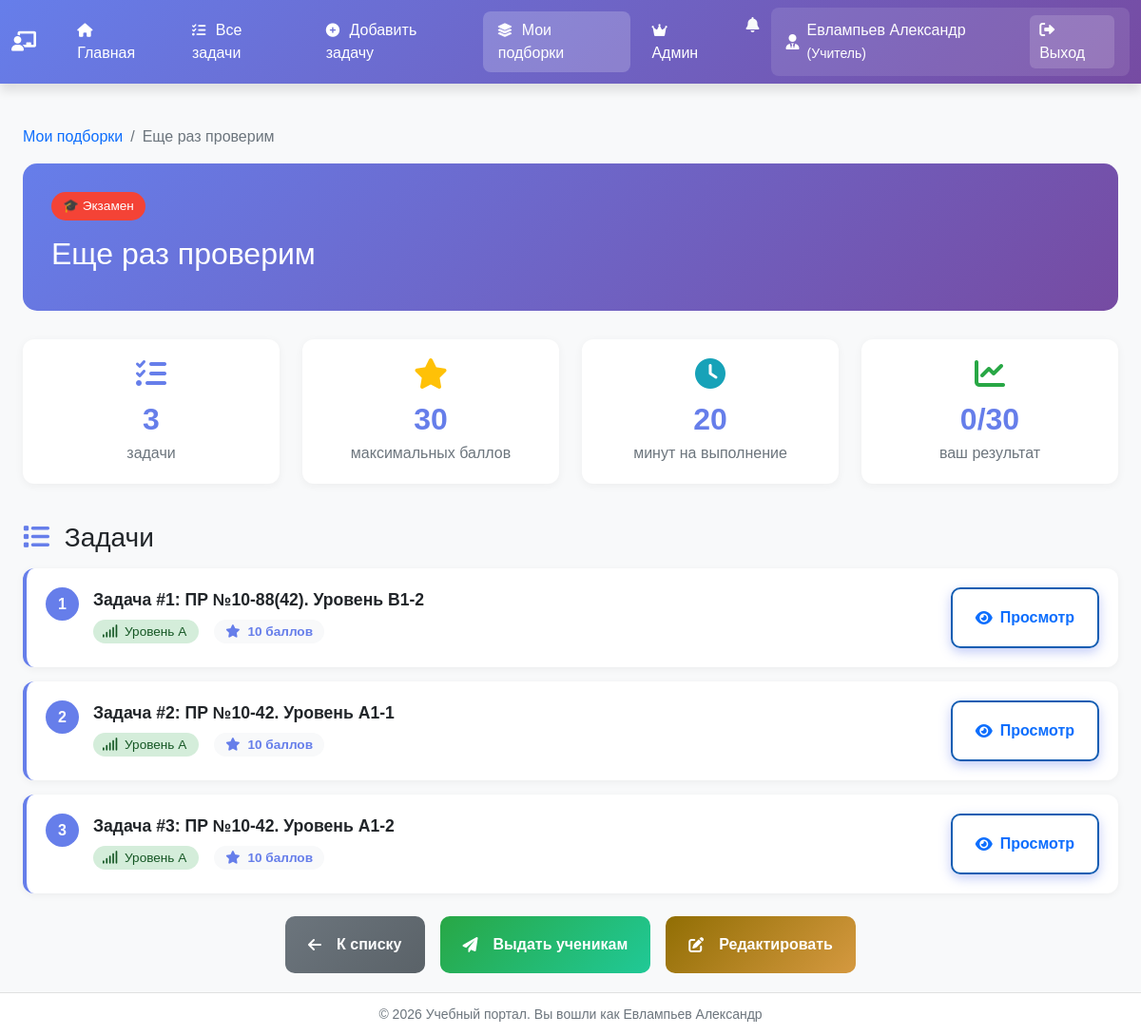
The page /tasks/collections/19/ (signed in) on the database as committed earlier.
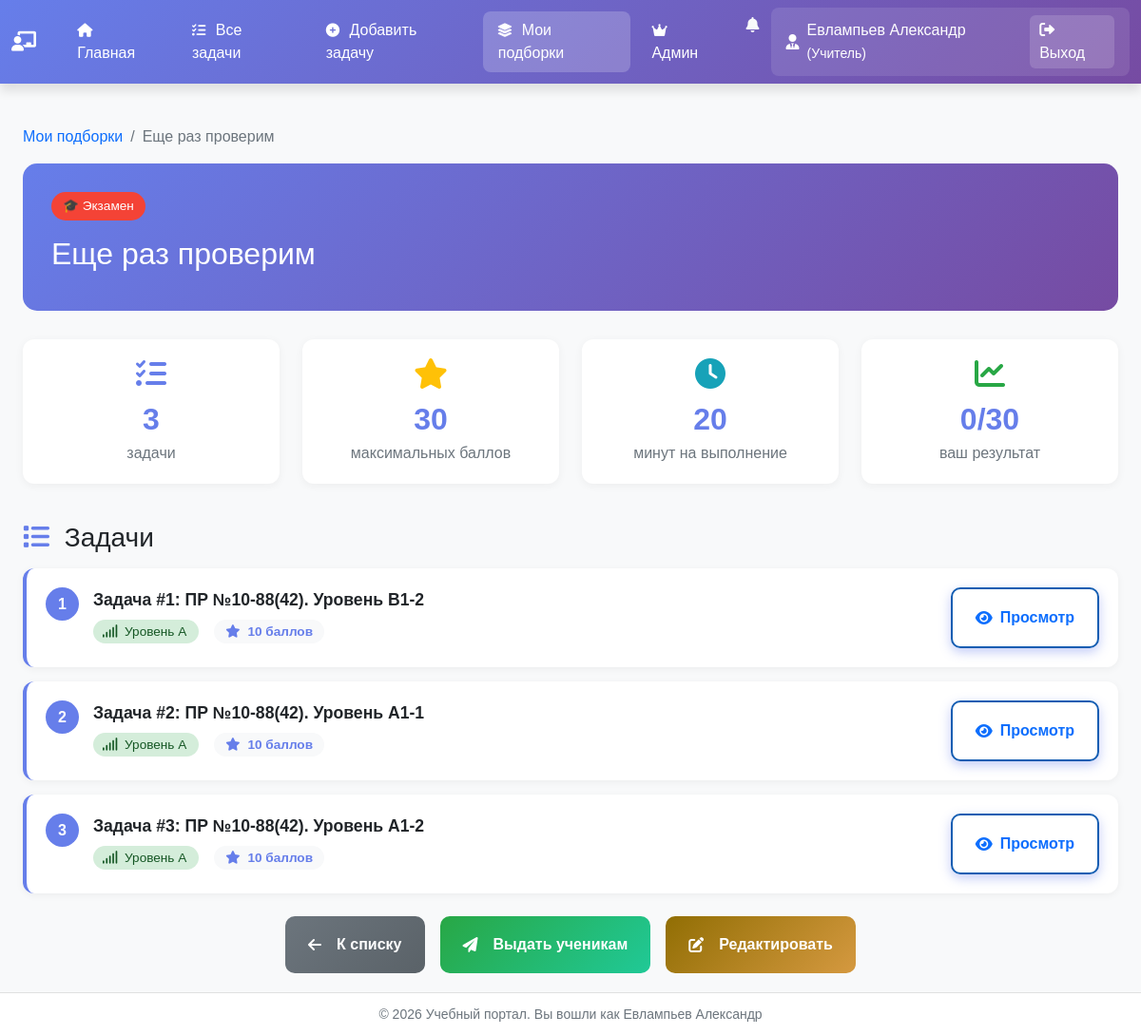
The same page on the database as committed later.
### task_description_app/collections/models.py (models this page shows, shortened)
class CollectionItem(models.Model):
    collection = models.ForeignKey(
        Collection,
        on_delete=models.CASCADE,
        related_name='collection_items'
    )
    task = models.ForeignKey(Task, on_delete=models.CASCADE)
    order = models.IntegerField('Порядок', default=0)
    max_score = models.IntegerField('Максимальный балл', default=10)
    required = models.BooleanField('Обязательная', default=True)
    class Meta:
        db_table = 'task_description_app_collectionitem'
        ordering = ['order']
        unique_together = ['collection', 'task']

### task_description_app/tasks/models.py (models this page shows, shortened)
class Task(models.Model):
    title = models.CharField(
        max_length=200,
        blank=True,
        verbose_name='Название задачи'
    )
    description = models.TextField(
        verbose_name="Описание",
        blank=True
    )
    difficulty = models.ForeignKey(
        DifficultyLevel,
        on_delete=models.PROTECT,
        related_name='tasks',
        verbose_name='Уровень сложности'
    )
    created_at = models.DateTimeField(auto_now_add=True)
    is_public = models.BooleanField(
        verbose_name='Публичная',
        default=True
    )
    test_files = models.JSONField(
        verbose_name='Файлы тестов',
        default=list
    )  # список файлов
    total_attempts = models.PositiveIntegerField(
        default=0,
        verbose_name='Всего попыток'
    )
    perfect_solutions = models.PositiveIntegerField(
        default=0,
        verbose_name='Успешных на 100% попыток'
    )
    last_attempt_at = models.DateTimeField(
        null=True,
        blank=True,
        auto_now_add=True,
        verbose_name='Последняя попытка'
    )
    created_by = models.ForeignKey(
        User,
        on_delete=models.SET_DEFAULT,
        default=4, # User.id = 4 это я
        related_name='tasks',
        verbose_name='автор задачи'
    )
    class Meta:
        db_table = 'task_description_app_task'

class DifficultyLevel(models.Model):
    DIFFICULTY_CHOICES = [
        ('A', "Уровень A"),
        ('B', "Уровень B"),
        ('C', "Уровень C"),
        ('D', "Уровень D"),
        ('E', "Уровень E"),
    ]
    COLOR_CHOICES = [
        ('success', 'Зеленый (Easy)'),
        ('warning', 'Желтый (Medium)'),
        ('danger', 'Красный (Hard)'),
        ('brown', 'Коричневый (Very_Hard)'),
        ('dark', 'Черный (Expert)'),
    ]
    level_name = models.CharField(
        max_length=20,
        choices=DIFFICULTY_CHOICES,
        default='easy',
        unique=True,
        verbose_name='Уровень сложности'
    )
    display_name = models.CharField(
        max_length=50,
        verbose_name='Отображаемое название'
    )
    level_order = models.PositiveIntegerField(
        default=0,
        verbose_name='Порядок сортировки'
    )
    color_code = models.CharField(
        max_length=20,
        choices=COLOR_CHOICES,
        default='secondary',
        verbose_name='Цвет для отображения'
    )
    description = models.TextField(
        blank=True,
        verbose_name='Описание уровня'
    )
    class Meta:
        db_table = 'task_description_app_difficultylevel'
        verbose_name = 'Уровень сложности'
        verbose_name_plural = 'Уровни сложности'
        ordering = ['level_order', 'id']

### task_description_app/collections/views.py (the view, shortened to what this page needs)
# urls.py: path('<int:collection_id>/', views.collection_detail, name='detail'),
def collection_detail(request, collection_id):
    collection = get_object_or_404(Collection, id=collection_id)
    if request.user.user_type == 'teacher':
        if not collection.is_public and collection.author != request.user:
            return redirect('home')
    items = collection.collection_items.select_related('task').order_by('order')
    last_attempt = None
    last_completed_attempt = None
    in_progress_attempt = None
    context = {
        'collection': collection,
        'items': items,
        'last_attempt': last_attempt,
        'last_completed_attempt': last_completed_attempt,
        'in_progress_attempt': in_progress_attempt,
        'title': collection.title,
    }
    return render(request, 'task_description_app/collections/collection_detail.html', context)

### task_description_app/collections/models.py (called while the page is built)
    def get_total_score(self):
        return sum(item.max_score for item in self.collection_items.all())

### templates/task_description_app/collections/collection_detail.html (shortened to what the changed rows need)
{% extends "base.html" %}
{% load static %}
{% load pluralize_ru %}
{% block extra_css %}
    <link rel="stylesheet" href="{% static 'collections/css/detail.css' %}">
{% endblock %}
{% block content %}
    <div class="container mt-4">
        <div class="collection-header">
            <div class="d-flex justify-content-between align-content-around">
                <div>
                    <h1 class="mt-3">{{ collection.title }}</h1>
                </div>
            </div>
        </div>
        {% if items %}
            {% for item in items %}
                <div class="task-item">
                    <div class="d-flex align-items-start">
                        <div class="task-number">{{ forloop.counter }}</div>
                        <div class="flex-grow-1">
                            <div class="task-title">
                                Задача #{{ item.task.id }}: {{ item.task.title|default:"Без названия" }}
                            </div>
                            <div class="task-meta">
                        <span class="me-3 badge-level level-{{ item.task.difficulty.level_name }}">
                            <i class="fas fa-signal me-1"></i>
                            {% if item.task.difficulty %}
                                {{ item.task.difficulty.display_name }}
                            {% else %}
                                Не указан
                            {% endif %}
                        </span>
                                <span class="task-score">
                            <i class="fas fa-star me-1"></i>
                            {{ item.max_score }} баллов
                        </span>
                            </div>
                        </div>
                        <div>
                            {% if user.user_type == 'teacher' %}
                                <a href="{% url 'tasks_&_collections:tasks:detail' item.task.id %}"
                                   class="btn btn-sm btn-outline-primary" target="_blank">
                                    <i class="fas fa-eye"></i> Просмотр
                                </a>
                            {% endif %}
                        </div>
                    </div>
                </div>
            {% endfor %}
        {% endif %}
    </div>
    </div>
{% endblock %}

Rows that differ between the two databases and show on the page:
changed through a linked row, CollectionItem: task "ПР №10-42. Уровень А1-1" → "ПР №10-88(42). Уровень А1-1"
changed through a linked row, CollectionItem: task "ПР №10-42. Уровень А1-2" → "ПР №10-88(42). Уровень А1-2"
